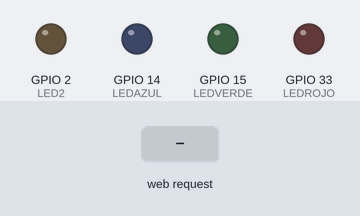
Recording of a sketch running on a simulated ESP32. Shown: output pins drawn as LEDs (lit = HIGH). The inputs (shaded band) are chosen by the test bench. WiFi joins after 1.5 s; servers stay silent unless stated; what the sketch prints to the serial monitor is not drawn.

Above: at 2.7 s.
2.8 s: HTTP request GET /semaforo received
At 3.6 s:
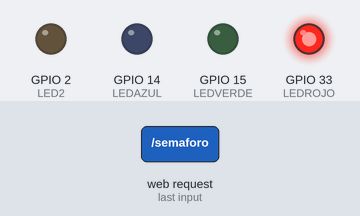
5.8 s: HTTP request GET /led1 received
At 7.6 s:
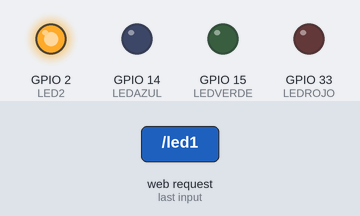
8.8 s: HTTP request GET /semaforo received
At 9.6 s:
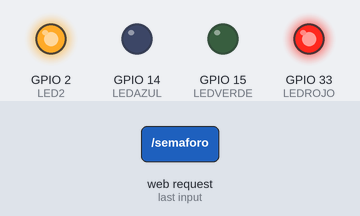
11.8 s: HTTP request GET /led0 received
At 14.6 s:
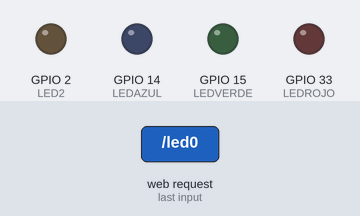
Timing chart, 0 to 15.3 s (numbered marks = the images above; inputs shaded):
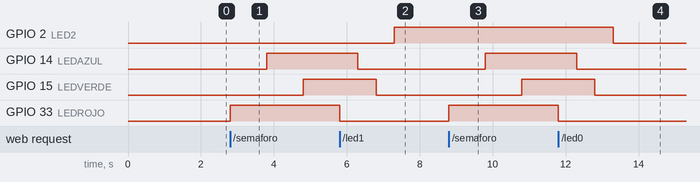

Measured:
- after the input at 2.8 s, GPIO 14 (LEDAZUL): LOW → HIGH after 1.0 s; GPIO 15 (LEDVERDE): LOW → HIGH after 2.0 s; GPIO 33 (LEDROJO): LOW → HIGH at once
- after the input at 5.8 s, GPIO 2 (LED2): LOW → HIGH after 1.5 s
- after the input at 8.8 s, GPIO 14 (LEDAZUL): LOW → HIGH after 1.0 s; GPIO 15 (LEDVERDE): LOW → HIGH after 2.0 s; GPIO 33 (LEDROJO): LOW → HIGH at once
- after the input at 11.8 s, GPIO 2 (LED2): HIGH → LOW after 1.5 s

The sketch:

19_webServer.ino
```cpp
#include <WiFi.h>
#include <WebServer.h>
#define LED2 2
#define LEDROJO 33
#define LEDAZUL 14
#define LEDVERDE 15


char * ssid = "Aula 1";
char * pwd = "Horus.2025";

WebServer server(80);

String home = "<!DOCTYPE html><html lang=\"en\"><head><meta charset=\"UTF-8\"><meta name=\"viewport\" content=\"width=device-width,initial-scale=1\"><title>Document</title></head><body><h1>Hola MUNDO.</h1><h2>A ver que pasa.</h2><a href=\"/segunda\">Vamos a la otra página</a><br><a href=\"/semaforo\">Vamos al semáforo.</a><br><a href=\"/led1\">Encender Led.</a><br><a href=\"/led0\">Vamos a apagar el Led.</a></body></html>";
String segunda = "<!DOCTYPE html><html lang=\"en\"><head><meta charset=\"UTF-8\"><meta name=\"viewport\" content=\"width=device-width,initial-scale=1\"><title>Document</title></head><body><h1>Hola mundo, esto es la segunda..</h1><h2>Esto es un h2</h2><a href=\"/\">Ir al home.</a></body></html>";


void setup() {

  Serial.begin(115200);
  WiFi.mode(WIFI_STA);
  WiFi.begin(ssid, pwd);
  while(WiFi.status() != WL_CONNECTED){
    delay(500);
    Serial.print(".");
  }
  Serial.println("");
  Serial.println("Conectado en la dirección: ");
  Serial.println(WiFi.localIP());

// Solicitudes web
  server.on("/", handle_OnConnect);
  server.on("/segunda", handle_Segunda);
  server.on("/led1", LED2A1);
  server.on("/led0", LED2A0);
  server.on("/semaforo", SEMAFORO);

  server.begin();
  Serial.println("Servidor web esta iniciado.");

  pinMode(LED2, OUTPUT);
  pinMode(LEDROJO, OUTPUT);
  pinMode(LEDAZUL, OUTPUT);
  pinMode(LEDVERDE, OUTPUT);
}

void loop() {

  server.handleClient();

}

//Funcion de respuesta a entrar al server

void handle_OnConnect(){

  server.send(200, "text/html", home);

}

void handle_Segunda(){

  server.send(200, "text/html", segunda);

}

void LED2A1(){

  digitalWrite(LED2, 1);
  server.send(200, "text/html", "<!DOCTYPE html><html lang=\"en\"><head><meta charset=\"UTF-8\"><meta name=\"viewport\" content=\"width=device-width,initial-scale=1\"><title>Document</title></head><body><h1>Hola mundo, Led Encendido.</h1><h2>Esto es un h2</h2><a href=\"/\">Ir al home.</a></body></html>");

}

void LED2A0(){

  digitalWrite(LED2, 0);
  server.send(200, "text/html", "<!DOCTYPE html><html lang=\"en\"><head><meta charset=\"UTF-8\"><meta name=\"viewport\" content=\"width=device-width,initial-scale=1\"><title>Document</title></head><body><h1>Hola mundo, Led Apagado.</h1><h2>Esto es un h2</h2><a href=\"/\">Ir al home.</a></body></html>");

}

void SEMAFORO(){

  server.send(200, "text/html", "<!DOCTYPE html><html lang=\"en\"><head><meta charset=\"UTF-8\"><meta name=\"viewport\" content=\"width=device-width,initial-scale=1\"><title>Document</title></head><body><h1>Hola mundo, esto es un semáforo.</h1><h2>Esto es un h2</h2><a href=\"/\">Ir al home.</a></body></html>");
  digitalWrite(LEDROJO, 1);
  delay(1000);
  digitalWrite(LEDAZUL, 1);
  delay(1000);
  digitalWrite(LEDVERDE, 1);
  delay(1000);
  digitalWrite(LEDROJO, 0);
  delay(500);
  digitalWrite(LEDAZUL, 0);
  delay(500);
  digitalWrite(LEDVERDE, 0);
  delay(500);
}
```
